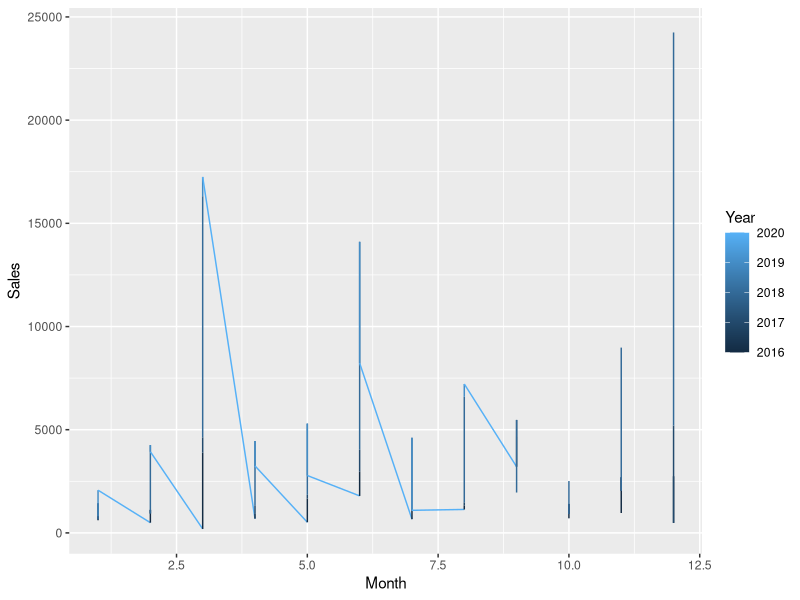

Reproduce this figure in R.
## ---- chunk 1
knitr::opts_chunk$set(echo = TRUE)
## ---- chunk 2
library(readxl)
library(tidyr)
library(dplyr)
library(ggplot2)
library(stringr)
data <- read_xlsx("Monthly Tesla Vehicle Sales.xlsx")
## ---- chunk 3
data$January <- as.integer(data$January)
data$February <- as.integer(data$February)
data$March <- as.integer(data$March)
data$April <- as.integer(data$April)
data$May <- as.integer(data$May)
data$June <- as.integer(data$June)
data$July <- as.integer(data$July)
data$August <- as.integer(data$August)
data$September <- as.integer(data$September)
data$October <- as.integer(data$October)
data$November <- as.integer(data$November)
data$December <- as.integer(data$December)
Data <- data %>% gather(January:December, key=  "Month", value="Sales") %>% mutate(Month = str_replace(Month, "January", "1"), Month = str_replace(Month, "February", "2"), Month = str_replace(Month, "March", "3"), Month = str_replace(Month, "April", "4"), Month = str_replace(Month, "May", "5"), Month = str_replace(Month, "June", "6"), Month = str_replace(Month, "July", "7"), Month = str_replace(Month, "August", "8"), Month = str_replace(Month, "September", "9"), Month = str_replace(Month, "October", "10"), Month = str_replace(Month, "November", "11"), Month = str_replace(Month, "December", "12"))
Data$Month <- as.integer(Data$Month)
summary(data)
structure(Data)
## ---- chunk 4
Data %>% ggplot(aes(x= Month, y = Sales)) + geom_line(aes(color = Year))
